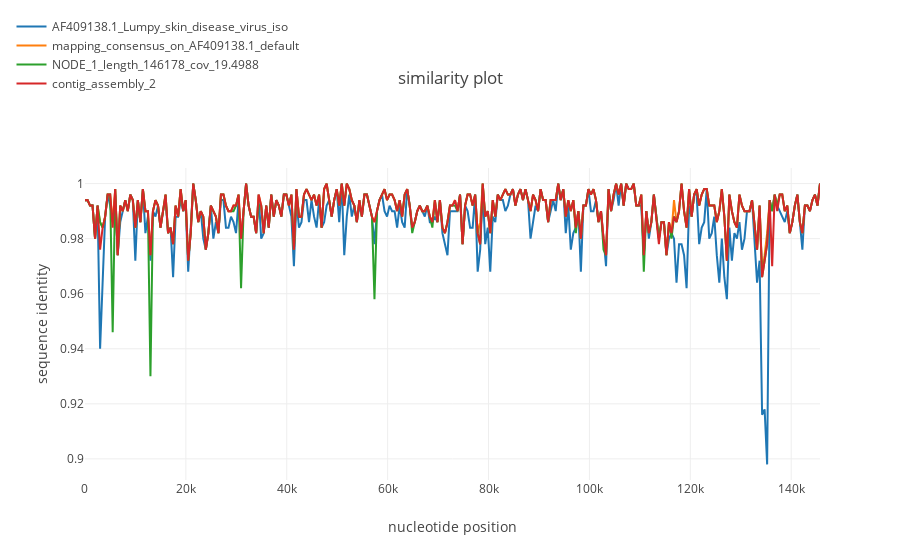

Notebook cell for this chart:
### Code cell
simgen("../for_recan_lsdv.fasta", window=500, shift=499, pot_rec=2)

### Figure 1 — Plotly figure (JSON) as saved in the notebook; plotly's stock layout.template omitted (floating-point values rounded to 4 significant figures; data arrays with more than 128 entries replaced by an {"elided": "..."} marker saying what was removed)
{"data": [{"name": "AF409138.1_Lumpy_skin_disease_virus_iso", "type": "scatter", "uid": "38c5f29c-971c-11e8-a009-d46a6a82ea71", "x": {"elided": "294 int values"}, "y": {"elided": "293 float values"}}, {"name": "mapping_consensus_on_AF409138.1_default", "type": "scatter", "uid": "38c5f29d-971c-11e8-a358-d46a6a82ea71", "x": {"elided": "294 int values"}, "y": {"elided": "293 float values"}}, {"name": "NODE_1_length_146178_cov_19.4988", "type": "scatter", "uid": "38c5f29e-971c-11e8-a6ba-d46a6a82ea71", "x": {"elided": "294 int values"}, "y": {"elided": "293 float values"}}, {"name": "contig_assembly_2", "type": "scatter", "uid": "38c5f29f-971c-11e8-a71b-d46a6a82ea71", "x": {"elided": "294 int values"}, "y": {"elided": "293 float values"}}], "layout": {"legend": {"x": -0.1, "y": 1.5}, "title": "similarity plot", "xaxis": {"title": "nucleotide position"}, "yaxis": {"title": "sequence identity"}}}
